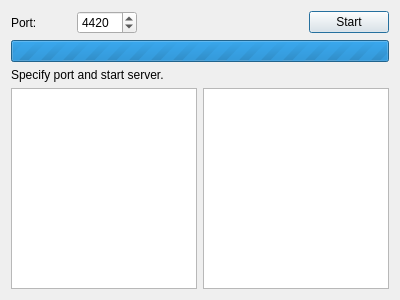
<?xml version="1.0" encoding="UTF-8"?>
<ui version="4.0">
 <class>ServerDialog</class>
 <widget class="QDialog" name="ServerDialog">
  <property name="geometry">
   <rect>
    <x>0</x>
    <y>0</y>
    <width>400</width>
    <height>300</height>
   </rect>
  </property>
  <property name="windowTitle">
   <string>Server</string>
  </property>
  <layout class="QVBoxLayout" name="verticalLayout">
   <item>
    <layout class="QHBoxLayout" name="horizontalLayout">
     <item>
      <widget class="QLabel" name="lPort">
       <property name="sizePolicy">
        <sizepolicy hsizetype="Maximum" vsizetype="Preferred">
         <horstretch>0</horstretch>
         <verstretch>0</verstretch>
        </sizepolicy>
       </property>
       <property name="minimumSize">
        <size>
         <width>60</width>
         <height>0</height>
        </size>
       </property>
       <property name="text">
        <string>Port:</string>
       </property>
      </widget>
     </item>
     <item>
      <widget class="QSpinBox" name="spbxPort">
       <property name="minimumSize">
        <size>
         <width>60</width>
         <height>0</height>
        </size>
       </property>
       <property name="minimum">
        <number>80</number>
       </property>
       <property name="maximum">
        <number>9999</number>
       </property>
       <property name="value">
        <number>4420</number>
       </property>
      </widget>
     </item>
     <item>
      <spacer name="horizontalSpacer">
       <property name="orientation">
        <enum>Qt::Horizontal</enum>
       </property>
       <property name="sizeHint" stdset="0">
        <size>
         <width>40</width>
         <height>20</height>
        </size>
       </property>
      </spacer>
     </item>
     <item>
      <widget class="QPushButton" name="btnStartServer">
       <property name="text">
        <string>Start</string>
       </property>
      </widget>
     </item>
    </layout>
   </item>
   <item>
    <widget class="QProgressBar" name="progressBar">
     <property name="minimum">
      <number>0</number>
     </property>
     <property name="maximum">
      <number>0</number>
     </property>
     <property name="value">
      <number>-1</number>
     </property>
     <property name="textVisible">
      <bool>false</bool>
     </property>
    </widget>
   </item>
   <item>
    <widget class="QLabel" name="lStatus">
     <property name="text">
      <string>Specify port and start server.</string>
     </property>
    </widget>
   </item>
   <item>
    <layout class="QHBoxLayout" name="horizontalLayout_2">
     <item>
      <widget class="QTableWidget" name="tableWidget"/>
     </item>
     <item>
      <widget class="QTextBrowser" name="textBrowser"/>
     </item>
    </layout>
   </item>
  </layout>
 </widget>
 <resources/>
 <connections/>
</ui>
